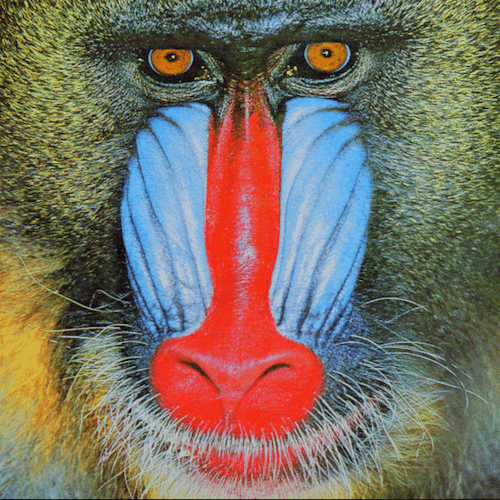
#> input picture baboon.png, 500 x 500 px
$ python BilateralFilter.py
#> lines starting #> are read from the running program, lines starting #| are printed output that depends on the picture
# openCV
import cv2
import numpy as np
from matplotlib import pyplot as plt

# apply bilateral filter
img = cv2.imread('baboon.png')
#> img is the input picture: shape (500, 500, 3); mean B, G, R 99.3, 112.6, 122.4
blur = cv2.bilateralFilter(img, 9, 75, 75)
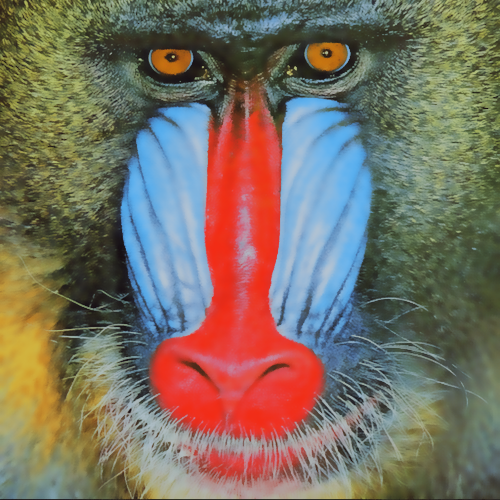
#> blur: shape (500, 500, 3); mean B, G, R 99.1, 112.5, 122.4
cv2.imwrite("bilateralFilter.png", blur)

# display image
plt.subplot(121), plt.imshow(img), plt.title('Original')
plt.xticks([]), plt.yticks([])
plt.subplot(122), plt.imshow(blur), plt.title('Blurred')
plt.xticks([]), plt.yticks([])
plt.show()
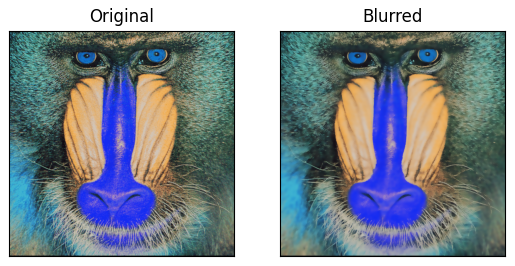
#> figure drawn by matplotlib, 2 panels; B, G, R data is drawn as R, G, B
